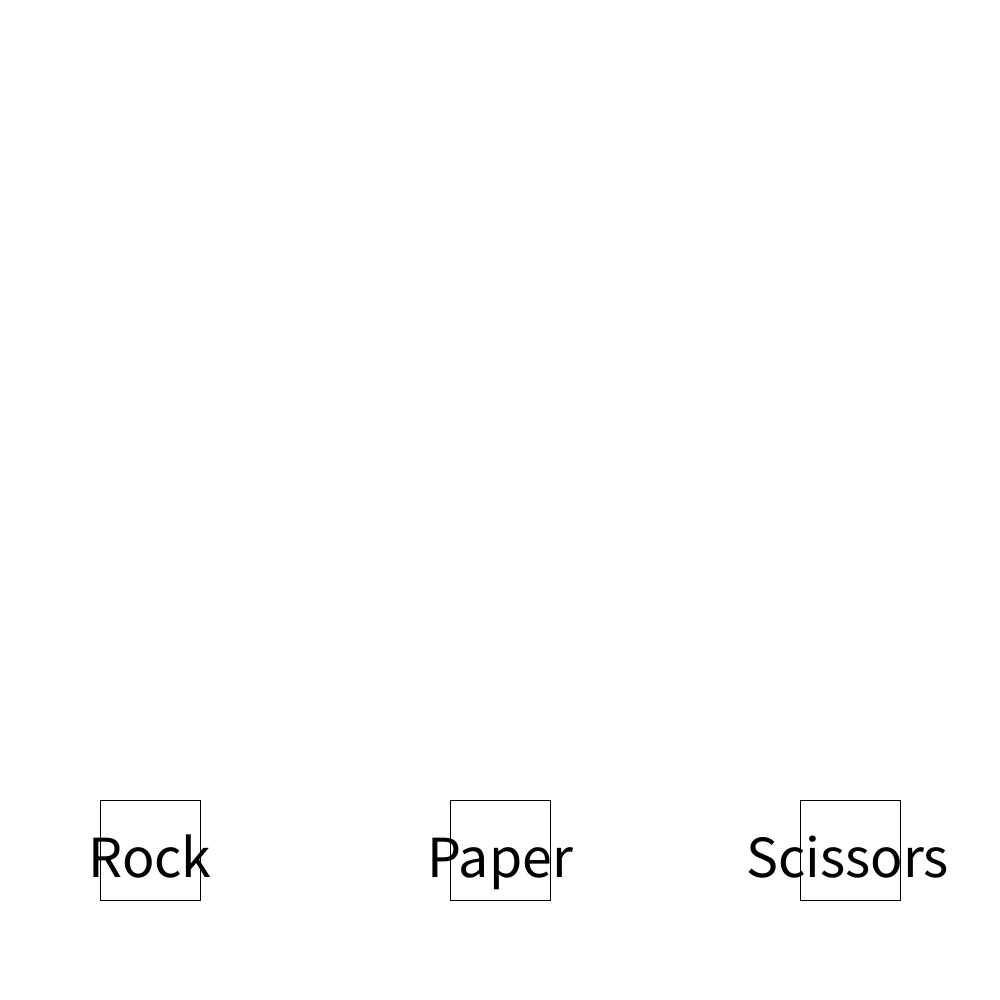
Frame 1 (no input)
Frame 60 (the mouse pressed at the canvas centre just before this capture): identical to frame 1, image omitted
Frame 120 (the mouse held since frame 60 and released just before this capture): identical to frame 1, image omitted

The Processing sketch that drew this single still picture (run headless with seeded random() and noise(); from frame 60 on, the mouse is pressed at the canvas centre):

// Processing sketch: sketch_211027a_Opdracht_13_0
// ── sketch_211027a_Opdracht_13_0.pde
int playerChoice, computerChoice;
float rButtonX, rButtonY, rButtonW, rButtonH, pButtonX, pButtonY, pButtonW, pButtonH, sButtonX, sButtonY, sButtonW, sButtonH;
int a;

void setup() {
  size(1000, 1000);//window's size ( you can change this as everything automatically adapts to the side of the window)
  playerChoice = 0;
  computerChoice = 0;
  a = 1;

  //location and size of the buttons
  //rock button
  rButtonX = width/10;//x-position
  rButtonY = height/1.25;//y-position
  rButtonW = width/10;//width of the button
  rButtonH = height/10;//height of the button

  //paper button
  pButtonX = width/2.22;//x-position
  pButtonY = height/1.25;//y-position
  pButtonW = width/10;//width of the button
  pButtonH = height/10;//height of the button

  //scissors button
  sButtonX = width/1.25;//x-position
  sButtonY = height/1.25;//y-position
  sButtonW = width/10;//width of the button
  sButtonH = height/10;//height of the button
}

void draw() {
  background(255);
  a();
  buttons();
  buttonsClicked();
  results();
}

void buttons() {//Draw the 3 buttons for the player
  fill(255);
  rect(rButtonX, rButtonY, rButtonW, rButtonH);//rock-bottom
  rect(pButtonX, pButtonY, pButtonW, pButtonH);//paper-bottom
  rect(sButtonX, sButtonY, sButtonW, sButtonH);//scissors-bottom
  textSize(width/16.67);
  textAlign(CENTER);
  fill(0);
  text("Rock", width/6.67, height/1.14);
  text("Paper", width/2, height/1.14);
  text("Scissors", width/1.18, height/1.14);
}

void buttonsClicked() {//What happens when 1 of the 3 buttons is pressed.
  if (mousePressed) {
    if (mouseX > rButtonX && mouseX < rButtonX +rButtonW && mouseY > rButtonY && mouseY < rButtonY + rButtonH && computerChoice == 0) {
      playerChoice = 1;//rock
      computerChoice = (int)random(1.4);//random choice of computer
    }
    if (mouseX > pButtonX && mouseX < pButtonX +pButtonW && mouseY > pButtonY && mouseY < pButtonY + pButtonH && computerChoice == 0) {
      playerChoice = 2;//paper
      computerChoice = (int)random(1.4);//random choice of computer
    }
    if (mouseX > sButtonX && mouseX < sButtonX +sButtonW && mouseY > sButtonY && mouseY < sButtonY + sButtonH && computerChoice == 0) {
      playerChoice = 3;//scissors
      computerChoice = (int)random(1.4);//random choice of computer
    }
  }
}
void a() {//tells you what the computer has player
  if (a == -1) {
    if (computerChoice == 1) {
      textSize(width/16.67);
      textAlign(CENTER);
      fill(0);
      text("Computer has played rock", width/2, height/10);
    }
    if (computerChoice == 2) {
      textSize(width/16.67);
      textAlign(CENTER);
      fill(0);
      text("Computer has played paper", width/2, height/10);
    }
    if (computerChoice == 3) {
      textSize(width/16.67);
      textAlign(CENTER);
      fill(0);
      text("Computer has played scissors", width/2, height/10);
    }
  }
}

void results() {//All possible endings of tthe game
  //When the player and the computer made the same choice
  if ((playerChoice == 1 && computerChoice == 1) ||
    (playerChoice == 2 && computerChoice == 2) ||
    (playerChoice == 3 && computerChoice == 3)) { 

    textSize(width/12.5);
    textAlign(CENTER);
    fill(0, 0, 255);
    text("Draw \n Press any key to restart", width/2, height/2);
    if (keyPressed) {
      //Resets the game
      playerChoice = 0;
      computerChoice = 0;
    }

    // when the player wins
    if ((playerChoice == 2 && computerChoice == 1) ||
      (playerChoice == 1 && computerChoice == 3) ||
      (playerChoice == 3 && computerChoice == 2)) {

      textSize(width/12.5);
      textAlign(CENTER);
      fill(0, 0, 255);
      text("Yo win \n Press any key to restart", width/2, height/2);
      if (keyPressed) {
        //Resets the game
        playerChoice = 0;
        computerChoice = 0;
      }
    }

    // when the computer wins
    if ((playerChoice == 1 && computerChoice == 2) || 
      (playerChoice == 3 && computerChoice == 1) ||
      (playerChoice == 2 && computerChoice == 3)) {
      textSize(width/12.5);
      textAlign(CENTER);
      fill(0, 0, 255);
      text("Computer wins \n Press any key to restart", width/2, height/2);
      if (keyPressed) {
        //Resets the game
        playerChoice = 0;
        computerChoice = 0;
      }
    }
  }
}
